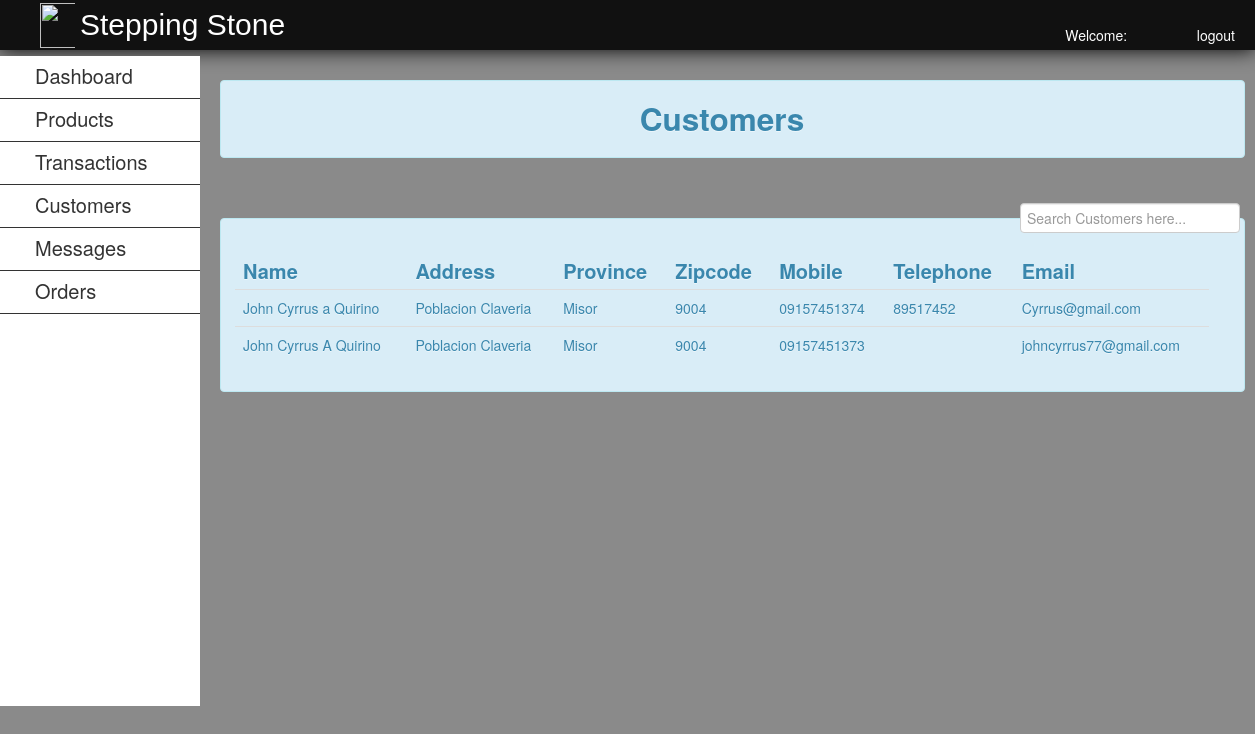
Screenshot of /admin/customer.php with the database file from the repository.
### tables this page shows
CREATE TABLE `customer` (
  `customerid` int(11) NOT NULL,
  `firstname` varchar(50) NOT NULL,
  `mi` varchar(1) NOT NULL,
  `lastname` varchar(50) NOT NULL,
  `address` varchar(100) NOT NULL,
  `country` varchar(50) NOT NULL,
  `zipcode` varchar(20) NOT NULL,
  `mobile` varchar(20) NOT NULL,
  `telephone` varchar(20) NOT NULL,
  `email` varchar(50) NOT NULL,
  `password` varchar(50) NOT NULL,
  `otp` int(11) NOT NULL,
  `verified` int(11) NOT NULL
);

### admin/customer.php (the view, shortened to what this page needs)
<?php
	include("../db/dbconn.php");
?>
<!DOCTYPE html>
<html>
<head>
	<link rel = "stylesheet" type = "text/css" href="../css/style.css" media="all">
	<link rel="stylesheet" type="text/css" href="../css/bootstrap.css">
</head>
<body>
	<div id="header" style="position:fixed;">
		<img src="../img/logo.jpg">
		<label>Stepping Stone</label>
			<?php
				$id = (int) $_SESSION['id'];
					$query = $conn->query ("SELECT * FROM admin WHERE adminid = '$id' ") or die (mysqli_error());
					$fetch = $query->fetch_array ();
			?>
			<ul>
				<li><a href="../function/admin_logout.php"><i class="icon-off icon-white"></i>logout</a></li>
				<li>Welcome:&nbsp;&nbsp;&nbsp;<a><i class="icon-user icon-white"></i><?php echo $fetch['username']; ?></a></li>
			</ul>
	</div>
	<br>
	<div id="leftnav">
		<ul>
			<li><a href="admin_home.php" style="color:#333;">Dashboard</a></li>
			<li><a href="admin_home.php">Products</a>
			</li>
			<li><a href="transaction.php">Transactions</a></li>
			<li><a href="customer.php">Customers</a></li>
			<li><a href="message.php">Messages</a></li>
			<li><a href="order.php">Orders</a></li>
		</ul>
	</div>
	<div id="rightcontent" style="position:absolute; top:10%;">
			<div class="alert alert-info"><center><h2>Customers</h2></center></div>
			<br />
				<label  style="padding:5px; float:right;"><input type="text" name="filter" placeholder="Search Customers here..." id="filter"></label>
			<br />
		<div class="alert alert-info">
			<table class="table table-hover" style="background-color:;">
				<thead>
				<tr style="font-size:20px;">
					<th>Name</th>
					<th>Address</th>
					<th>Province</th>
					<th>Zipcode</th>
					<th>Mobile</th>
					<th>Telephone</th>
					<th>Email</th>
				</tr>
				</thead>
				<?php
					$query = $conn->query("SELECT * FROM `customer`") or die(mysqli_error());
					while($fetch = $query->fetch_array())
						{
				?>
				<tr>
					<td><?php echo $fetch['firstname'];?>&nbsp;<?php echo $fetch['mi'];?>&nbsp;<?php echo  $fetch['lastname'];?></td>
					<td><?php echo $fetch['address']?></td>
					<td><?php echo $fetch['country']?></td>
					<td><?php echo $fetch['zipcode']?></td>
					<td><?php echo $fetch['mobile']?></td>
					<td><?php echo $fetch['telephone']?></td>
					<td><?php echo $fetch['email']?></td>
				</tr>
				<?php
					}
				?>
			</table>
		</div>
	</div>
</body>
</html>

### css/style.css (style rules this page uses)
body { background:url(../images/bg.png) repeat scroll left top #e7ebf2; }
#header { height:50px; width:100%; background-color:#111; color:#fff; text-indent:10px; -webkit-box-shadow:0px 0px 20px 0px black; -moz-box-shadow:0px 0px 20px 0px black; box-shadow:0px 0px 20px 0px black; }
#header img { position:absolute; height:45px; width:45px; margin-left:20px; margin-top:2.5px; }
#header label { position:relative; top:15px; color:#fff; text-indent:80px; font-size:30px; clear:both; font-family:arial; }
#header ul { list-style-type:none; position:relative; }
#header ul li { display:inline; position:relative; float:right; margin-right:20px; }
#header ul li a { text-decoration:none; color:#fff; }
#leftnav { position:fixed; background-color:#111; width:200px; top:7%; height:650px; }
#leftnav ul { list-style-type:none; text-indent:35px; right:25px; position:relative; }
#leftnav ul li { border-bottom:1px solid #333; padding-top:10px; padding-bottom:10px; width:200px; }
#leftnav ul li a { text-decoration:none; color:#333; font-size:20px; }
#rightcontent { position:relative; width:1025px; top:50px; left:220px; z-index:-99999; }

### admin/customer.php (style rules this page uses)
#leftnav { background-color: white; }
#leftnav ul li a { color: #333; text-decoration: none; }

### rows the page displays
customer: firstname "John Cyrrus", mi "a", lastname "Quirino", address "Poblacion Claveria", country "Misor", zipcode "9004", mobile "09157451374", telephone "89517452", email "Cyrrus@gmail.com"
customer: firstname "John Cyrrus", mi "A", lastname "Quirino", address "Poblacion Claveria", country "Misor", zipcode "9004", mobile "09157451373", email "johncyrrus77@gmail.com"
